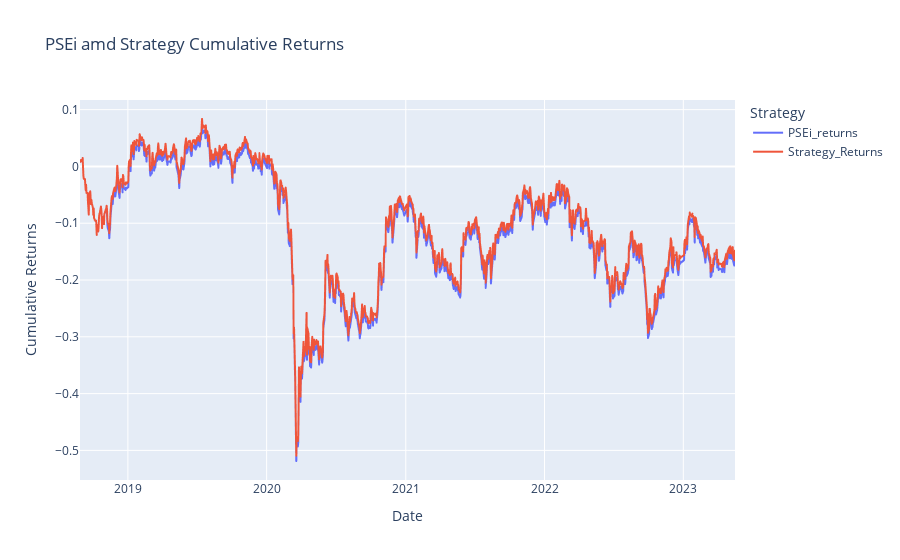

The notebook cell saved with this chart:
### Markdown cell above
### Plot

### Code cell
cumulative_returns_df.plot(title='PSEi amd Strategy Cumulative Returns', labels={'value':'Cumulative Returns', 'index':'Date', 'variable':'Strategy'})

### Figure 1 — Plotly figure (JSON) as saved in the notebook; plotly's stock layout.template omitted (floating-point values rounded to 4 significant figures; data arrays with more than 128 entries replaced by an {"elided": "..."} marker saying what was removed)
{"data": [{"hovertemplate": "Strategy=PSEi_returns<br>Date=%{x}<br>Cumulative Returns=%{y}<extra></extra>", "legendgroup": "PSEi_returns", "line": {"color": "#636efa", "dash": "solid"}, "marker": {"symbol": "circle"}, "mode": "lines", "name": "PSEi_returns", "showlegend": true, "x": {"elided": "1154 str values"}, "xaxis": "x", "y": {"elided": "1154 float values"}, "yaxis": "y", "type": "scattergl"}, {"hovertemplate": "Strategy=Strategy_Returns<br>Date=%{x}<br>Cumulative Returns=%{y}<extra></extra>", "legendgroup": "Strategy_Returns", "line": {"color": "#EF553B", "dash": "solid"}, "marker": {"symbol": "circle"}, "mode": "lines", "name": "Strategy_Returns", "showlegend": true, "x": {"elided": "1154 str values"}, "xaxis": "x", "y": {"elided": "1154 float values"}, "yaxis": "y", "type": "scattergl"}], "layout": {"xaxis": {"anchor": "y", "domain": [0.0, 1.0], "title": {"text": "Date"}}, "yaxis": {"anchor": "x", "domain": [0.0, 1.0], "title": {"text": "Cumulative Returns"}}, "legend": {"title": {"text": "Strategy"}, "tracegroupgap": 0}, "title": {"text": "PSEi amd Strategy Cumulative Returns"}}}
